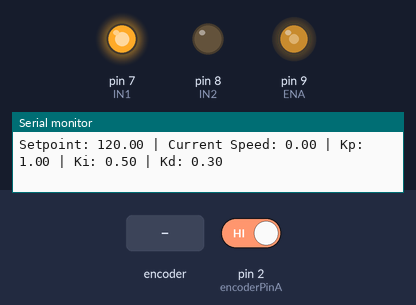
This sketch was run on a simulated Arduino Uno, built with avr-gcc and run on an emulated ATmega328P. On the bench: output pins drawn as LEDs (lit = HIGH), the last lines printed to the serial monitor. The test bench sets the inputs (shaded band); at power-on: pin 2 (encoderPinA) HIGH.

Above: at 0.17 s.
At 1.27 s:
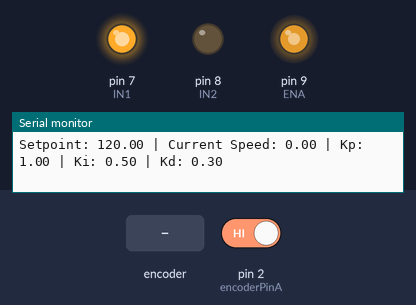
1.3 s: rotary encoder on pin 2 (encoderPinA) / pin 3 (encoderPinB) turned 1 step (first pin leading)
At 3.7 s:
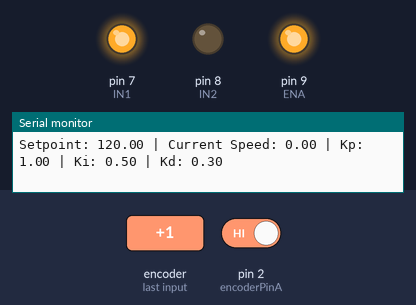
Timing chart, 0 to 5.2 s (numbered marks = the images above; inputs shaded):
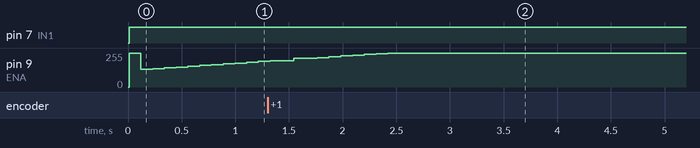

The sketch:

RBF_PID.ino
```cpp
// Định nghĩa các chân kết nối
const int ENA = 9;      // Chân PWM điều khiển tốc độ động cơ
const int IN1 = 7;      // Chân điều khiển chiều quay động cơ
const int IN2 = 8;
const int encoderPinA = 2;    // Chân encoder A
const int encoderPinB = 3;    // Chân encoder B

// Biến PID
double Kp = 0, Ki = 0, Kd = 0;
double setpoint = 120;        // Tốc độ mục tiêu (RPM)
double currentSpeed = 0;      // Tốc độ hiện tại của động cơ
double e = 0, last_e = 0, sum_e = 0;
double dt = 0.1;  // Thời gian mẫu
double de = 0;    // Đạo hàm của sai số

// Biến encoder
volatile long encoderCount = 0;
double pulsesPerRevolution = 360.0;  // Số xung encoder mỗi vòng quay

// Biến mạng RBF
const int NUM_NEURONS = 3;
double mu[NUM_NEURONS] = {0, 20, 100};  // Trung tâm neuron cho các giá trị sai số
double sigma[NUM_NEURONS] = {10, 15, 25};  // Độ rộng của hàm Gaussian
double weights[NUM_NEURONS][3];      // Trọng số cho Kp, Ki, Kd

void setup() {
  Serial.begin(9600);

  // Khởi tạo các chân động cơ và encoder
  pinMode(ENA, OUTPUT);
  pinMode(IN1, OUTPUT);
  pinMode(IN2, OUTPUT);
  pinMode(encoderPinA, INPUT);
  pinMode(encoderPinB, INPUT);
  attachInterrupt(digitalPinToInterrupt(encoderPinA), encoderISR, RISING);

  // Khởi tạo trọng số cho mạng RBF
  initializeWeights();
}

void loop() {
  // Tính toán tốc độ động cơ từ encoder
  currentSpeed = calculateSpeed();

  // Tính sai số
  e = setpoint - currentSpeed;

  // In giá trị để giám sát
  Serial.print("Setpoint: ");
  Serial.print(setpoint);
  Serial.print(" | Current Speed: ");
  Serial.print(currentSpeed);
  Serial.print(" | Kp: ");
  Serial.print(Kp);
  Serial.print(" | Ki: ");
  Serial.print(Ki);
  Serial.print(" | Kd: ");
  Serial.println(Kd);

  // Kiểm tra để tránh chia cho 0
  if (dt > 0) {
    de = (e - last_e) / dt;
  } else {
    de = 0;
  }

  // Tính toán tích phân và giới hạn tích phân
  double MAX_INTEGRAL = 1000;  // Giới hạn tích phân
  sum_e += e * dt;
  sum_e = constrain(sum_e, -MAX_INTEGRAL, MAX_INTEGRAL);  // Giới hạn sum_e

  // Tính toán tham số PID bằng mạng RBF
  computePIDRBF(e);

  // Điều khiển động cơ dựa trên tham số PID
  double controlSignal = Kp * e + Ki * sum_e + Kd * de;
  controlSignal = constrain(controlSignal, 0, 255);  // Giới hạn giá trị PWM từ 0 tới 255

  analogWrite(ENA, controlSignal);  // Xuất tín hiệu PWM điều khiển tốc độ động cơ

  // Điều khiển chiều quay động cơ
  if (controlSignal >= 0) {
    digitalWrite(IN1, HIGH);
    digitalWrite(IN2, LOW);
  } else {
    digitalWrite(IN1, LOW);
    digitalWrite(IN2, HIGH);
  }

  last_e = e;

  delay(dt * 1000);  // Chu kỳ lặp
}

// Hàm ngắt encoder
void encoderISR() {
  encoderCount++;
}

// Hàm tính tốc độ từ encoder
double calculateSpeed() {
  static long lastEncoderCount = 0;
  static unsigned long lastTime = 0;

  // Tính toán thời gian và số xung đã quay được
  unsigned long currentTime = millis();
  long pulses = encoderCount - lastEncoderCount;

  // Tránh chia cho 0 khi tính tốc độ
  if (currentTime - lastTime > 0) {
    double speed = (pulses / pulsesPerRevolution) * (60000.0 / (currentTime - lastTime));  // RPM
    lastEncoderCount = encoderCount;
    lastTime = currentTime;
    return speed;
  } else {
    return 0;  // Nếu thời gian không thay đổi, tốc độ bằng 0
  }
}

// Khởi tạo các trọng số mạng RBF
void initializeWeights() {
  // Khởi tạo trọng số mạng RBF với các giá trị khác nhau cho từng neuron
  weights[0][0] = 2.0;  // Trọng số cho Kp từ neuron 1
  weights[0][1] = 1.5;  // Trọng số cho Ki từ neuron 1
  weights[0][2] = 0.5;  // Trọng số cho Kd từ neuron 1

  weights[1][0] = 1.5;  // Trọng số cho Kp từ neuron 2
  weights[1][1] = 0.9;  // Trọng số cho Ki từ neuron 2
  weights[1][2] = 0.4;  // Trọng số cho Kd từ neuron 2

  weights[2][0] = 1.0;  // Trọng số cho Kp từ neuron 3
  weights[2][1] = 0.5;  // Trọng số cho Ki từ neuron 3
  weights[2][2] = 0.3;  // Trọng số cho Kd từ neuron 3
}

// Tính toán giá trị PID từ mạng RBF
void computePIDRBF(double e) {
  double phi[NUM_NEURONS];
  double totalPhi = 0; // Tổng giá trị phi để chuẩn hóa

  for (int i = 0; i < NUM_NEURONS; i++) {
    phi[i] = exp(-pow(e - mu[i], 2) / (2 * pow(sigma[i], 2)));  // Hàm Gaussian
    totalPhi += phi[i];  // Cộng dồn để chuẩn hóa
    //Serial.print("phi["); Serial.print(i); Serial.print("]: "); Serial.println(phi[i]);  // In phi
  }
   //Serial.print("totalPhi: "); Serial.println(totalPhi);  // In totalPhi
  // Tính giá trị Kp, Ki, Kd từ mạng RBF, sử dụng tổng phi để chuẩn hóa
  Kp = 0;
  Ki = 0;
  Kd = 0;

  if (totalPhi > 0) { // Tránh chia cho 0
    for (int i = 0; i < NUM_NEURONS; i++) {
      Kp += (phi[i] / totalPhi) * weights[i][0];  // Trọng số Kp
      Ki += (phi[i] / totalPhi) * weights[i][1];  // Trọng số Ki
      Kd += (phi[i] / totalPhi) * weights[i][2];  // Trọng số Kd
    }
  }
}
```
